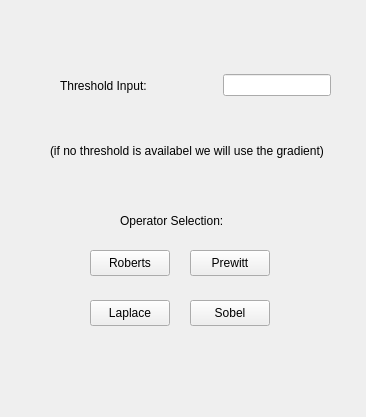
<?xml version="1.0" encoding="UTF-8"?>
<ui version="4.0">
 <class>Spacesharpen</class>
 <widget class="QWidget" name="Spacesharpen">
  <property name="geometry">
   <rect>
    <x>0</x>
    <y>0</y>
    <width>366</width>
    <height>417</height>
   </rect>
  </property>
  <property name="windowTitle">
   <string>Form</string>
  </property>
  <widget class="QPushButton" name="sharpen_roberts">
   <property name="geometry">
    <rect>
     <x>90</x>
     <y>250</y>
     <width>80</width>
     <height>26</height>
    </rect>
   </property>
   <property name="text">
    <string>Roberts</string>
   </property>
  </widget>
  <widget class="QPushButton" name="sharpen_laplace">
   <property name="geometry">
    <rect>
     <x>90</x>
     <y>300</y>
     <width>80</width>
     <height>26</height>
    </rect>
   </property>
   <property name="text">
    <string>Laplace</string>
   </property>
  </widget>
  <widget class="QPushButton" name="sharpen_sobel">
   <property name="geometry">
    <rect>
     <x>190</x>
     <y>300</y>
     <width>80</width>
     <height>26</height>
    </rect>
   </property>
   <property name="text">
    <string>Sobel</string>
   </property>
  </widget>
  <widget class="QLabel" name="label">
   <property name="geometry">
    <rect>
     <x>120</x>
     <y>200</y>
     <width>111</width>
     <height>41</height>
    </rect>
   </property>
   <property name="text">
    <string>Operator Selection:</string>
   </property>
  </widget>
  <widget class="QWidget" name="horizontalLayoutWidget">
   <property name="geometry">
    <rect>
     <x>60</x>
     <y>40</y>
     <width>271</width>
     <height>91</height>
    </rect>
   </property>
   <layout class="QHBoxLayout" name="horizontalLayout">
    <item>
     <widget class="QLabel" name="label_2">
      <property name="text">
       <string>Threshold Input:</string>
      </property>
     </widget>
    </item>
    <item>
     <spacer name="horizontalSpacer">
      <property name="orientation">
       <enum>Qt::Horizontal</enum>
      </property>
      <property name="sizeHint" stdset="0">
       <size>
        <width>40</width>
        <height>20</height>
       </size>
      </property>
     </spacer>
    </item>
    <item>
     <widget class="QLineEdit" name="sharpen_threshold"/>
    </item>
   </layout>
  </widget>
  <widget class="QLabel" name="label_3">
   <property name="geometry">
    <rect>
     <x>50</x>
     <y>130</y>
     <width>301</width>
     <height>41</height>
    </rect>
   </property>
   <property name="text">
    <string>(if no threshold is availabel we will use the gradient)</string>
   </property>
  </widget>
  <widget class="QPushButton" name="sharpen_prewitt">
   <property name="geometry">
    <rect>
     <x>190</x>
     <y>250</y>
     <width>80</width>
     <height>26</height>
    </rect>
   </property>
   <property name="text">
    <string>Prewitt</string>
   </property>
  </widget>
 </widget>
 <resources/>
 <connections/>
</ui>
